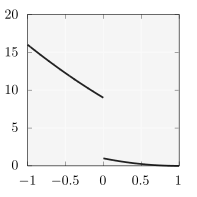

Recreate this plot in gnuplot.
set size square
unset key
set lmargin 2
set rmargin 1
set tmargin 1
set bmargin 2

set xtics 0.5
set ytics 5

# set format x "$%.1f$"
# set format y "$%.1f$"

plot 'schaffer2_1000_tessellation.dat' u 1:2 w lines lw 5 lc rgb "#222222"
